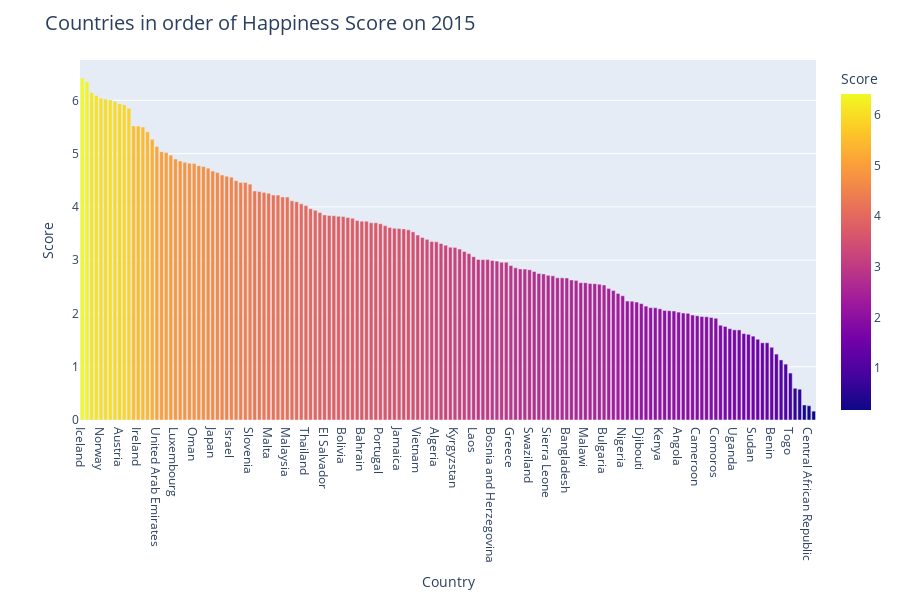
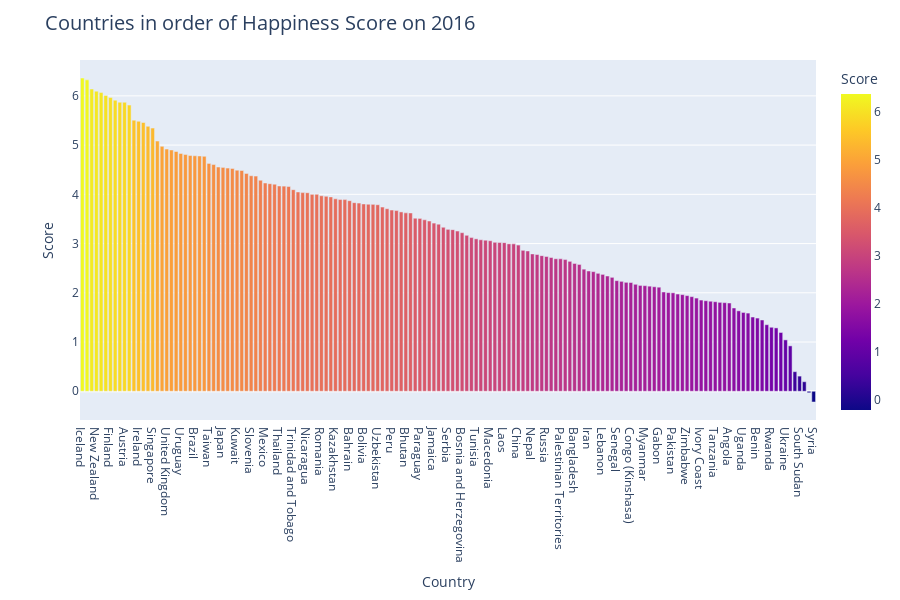
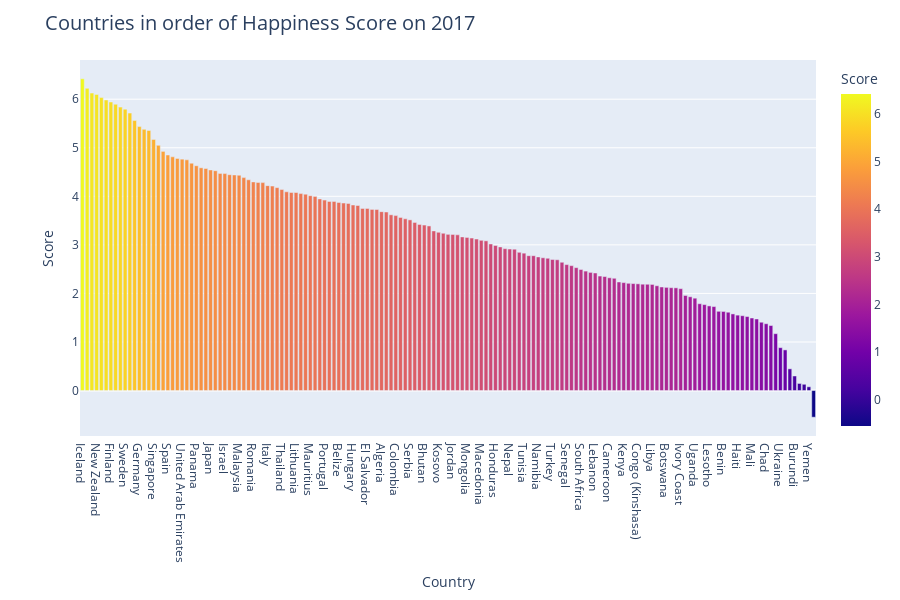
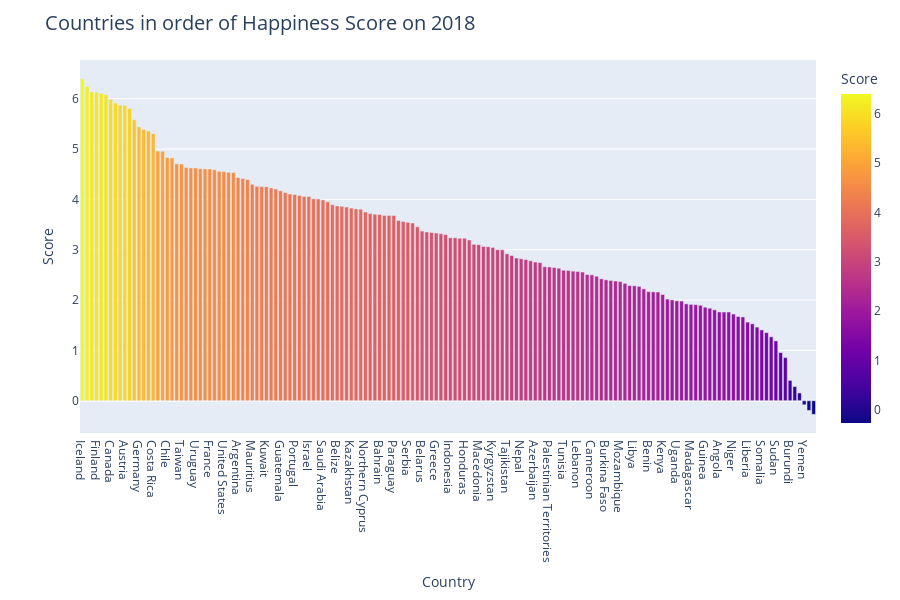

Source (notebook cell) for these figures, in order:
### Markdown cell above
##### observations:
-

### Code cell
#plotting an overview of the countries in order of their happiness score of each year.
score_order_bar(df=complete_data_2015, year=2015)
score_order_bar(df=complete_data_2016, year=2016)
score_order_bar(df=complete_data_2017, year=2017)
score_order_bar(df=complete_data_2018, year=2018)
score_order_bar(df=complete_data_2019, year=2019)

### Figure 1 — Plotly figure (JSON) as saved in the notebook; plotly's stock layout.template omitted (floating-point values rounded to 4 significant figures; data arrays with more than 128 entries replaced by an {"elided": "..."} marker saying what was removed)
{"data": [{"alignmentgroup": "True", "hovertemplate": "Country=%{x}<br>Score=%{marker.color}<extra></extra>", "legendgroup": "", "marker": {"color": {"elided": "158 float values"}, "coloraxis": "coloraxis"}, "name": "", "offsetgroup": "", "orientation": "v", "showlegend": false, "textposition": "auto", "type": "bar", "x": {"elided": "158 str values"}, "xaxis": "x", "y": {"elided": "158 float values"}, "yaxis": "y"}], "layout": {"barmode": "relative", "coloraxis": {"colorbar": {"title": {"text": "Score"}}, "colorscale": [[0, "#0d0887"], [0.1111, "#46039f"], [0.2222, "#7201a8"], [0.3333, "#9c179e"], [0.4444, "#bd3786"], [0.5556, "#d8576b"], [0.6667, "#ed7953"], [0.7778, "#fb9f3a"], [0.8889, "#fdca26"], [1, "#f0f921"]]}, "height": 600, "legend": {"tracegroupgap": 0}, "margin": {"t": 60}, "title": {"font": {"size": 20}, "text": "Countries in order of Happiness Score on 2015"}, "xaxis": {"anchor": "y", "domain": [0, 1], "title": {"text": "Country"}}, "yaxis": {"anchor": "x", "domain": [0, 1], "title": {"text": "Score"}}}}

### Figure 2 — Plotly figure (JSON) as saved in the notebook; plotly's stock layout.template omitted (floating-point values rounded to 4 significant figures; data arrays with more than 128 entries replaced by an {"elided": "..."} marker saying what was removed)
{"data": [{"alignmentgroup": "True", "hovertemplate": "Country=%{x}<br>Score=%{marker.color}<extra></extra>", "legendgroup": "", "marker": {"color": {"elided": "157 float values"}, "coloraxis": "coloraxis"}, "name": "", "offsetgroup": "", "orientation": "v", "showlegend": false, "textposition": "auto", "type": "bar", "x": {"elided": "157 str values"}, "xaxis": "x", "y": {"elided": "157 float values"}, "yaxis": "y"}], "layout": {"barmode": "relative", "coloraxis": {"colorbar": {"title": {"text": "Score"}}, "colorscale": [[0, "#0d0887"], [0.1111, "#46039f"], [0.2222, "#7201a8"], [0.3333, "#9c179e"], [0.4444, "#bd3786"], [0.5556, "#d8576b"], [0.6667, "#ed7953"], [0.7778, "#fb9f3a"], [0.8889, "#fdca26"], [1, "#f0f921"]]}, "height": 600, "legend": {"tracegroupgap": 0}, "margin": {"t": 60}, "title": {"font": {"size": 20}, "text": "Countries in order of Happiness Score on 2016"}, "xaxis": {"anchor": "y", "domain": [0, 1], "title": {"text": "Country"}}, "yaxis": {"anchor": "x", "domain": [0, 1], "title": {"text": "Score"}}}}

### Figure 3 — Plotly figure (JSON) as saved in the notebook; plotly's stock layout.template omitted (floating-point values rounded to 4 significant figures; data arrays with more than 128 entries replaced by an {"elided": "..."} marker saying what was removed)
{"data": [{"alignmentgroup": "True", "hovertemplate": "Country=%{x}<br>Score=%{marker.color}<extra></extra>", "legendgroup": "", "marker": {"color": {"elided": "155 float values"}, "coloraxis": "coloraxis"}, "name": "", "offsetgroup": "", "orientation": "v", "showlegend": false, "textposition": "auto", "type": "bar", "x": {"elided": "155 str values"}, "xaxis": "x", "y": {"elided": "155 float values"}, "yaxis": "y"}], "layout": {"barmode": "relative", "coloraxis": {"colorbar": {"title": {"text": "Score"}}, "colorscale": [[0, "#0d0887"], [0.1111, "#46039f"], [0.2222, "#7201a8"], [0.3333, "#9c179e"], [0.4444, "#bd3786"], [0.5556, "#d8576b"], [0.6667, "#ed7953"], [0.7778, "#fb9f3a"], [0.8889, "#fdca26"], [1, "#f0f921"]]}, "height": 600, "legend": {"tracegroupgap": 0}, "margin": {"t": 60}, "title": {"font": {"size": 20}, "text": "Countries in order of Happiness Score on 2017"}, "xaxis": {"anchor": "y", "domain": [0, 1], "title": {"text": "Country"}}, "yaxis": {"anchor": "x", "domain": [0, 1], "title": {"text": "Score"}}}}

### Figure 4 — Plotly figure (JSON) as saved in the notebook; plotly's stock layout.template omitted (floating-point values rounded to 4 significant figures; data arrays with more than 128 entries replaced by an {"elided": "..."} marker saying what was removed)
{"data": [{"alignmentgroup": "True", "hovertemplate": "Country=%{x}<br>Score=%{marker.color}<extra></extra>", "legendgroup": "", "marker": {"color": {"elided": "156 float values"}, "coloraxis": "coloraxis"}, "name": "", "offsetgroup": "", "orientation": "v", "showlegend": false, "textposition": "auto", "type": "bar", "x": {"elided": "156 str values"}, "xaxis": "x", "y": {"elided": "156 float values"}, "yaxis": "y"}], "layout": {"barmode": "relative", "coloraxis": {"colorbar": {"title": {"text": "Score"}}, "colorscale": [[0, "#0d0887"], [0.1111, "#46039f"], [0.2222, "#7201a8"], [0.3333, "#9c179e"], [0.4444, "#bd3786"], [0.5556, "#d8576b"], [0.6667, "#ed7953"], [0.7778, "#fb9f3a"], [0.8889, "#fdca26"], [1, "#f0f921"]]}, "height": 600, "legend": {"tracegroupgap": 0}, "margin": {"t": 60}, "title": {"font": {"size": 20}, "text": "Countries in order of Happiness Score on 2018"}, "xaxis": {"anchor": "y", "domain": [0, 1], "title": {"text": "Country"}}, "yaxis": {"anchor": "x", "domain": [0, 1], "title": {"text": "Score"}}}}
